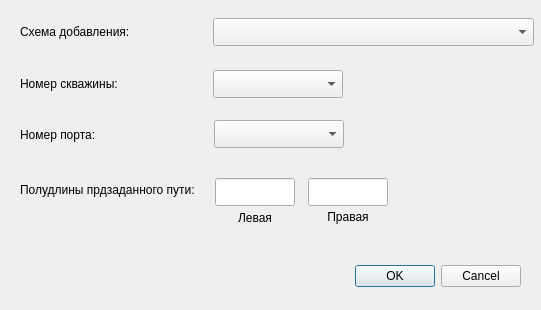
<?xml version="1.0" encoding="UTF-8"?>
<ui version="4.0">
 <class>Dialog</class>
 <widget class="QDialog" name="Dialog">
  <property name="geometry">
   <rect>
    <x>0</x>
    <y>0</y>
    <width>541</width>
    <height>310</height>
   </rect>
  </property>
  <property name="windowTitle">
   <string>Dialog</string>
  </property>
  <widget class="QDialogButtonBox" name="buttonBox">
   <property name="geometry">
    <rect>
     <x>180</x>
     <y>260</y>
     <width>341</width>
     <height>32</height>
    </rect>
   </property>
   <property name="orientation">
    <enum>Qt::Horizontal</enum>
   </property>
   <property name="standardButtons">
    <set>QDialogButtonBox::Cancel|QDialogButtonBox::Ok</set>
   </property>
  </widget>
  <widget class="QLabel" name="scheme">
   <property name="geometry">
    <rect>
     <x>20</x>
     <y>22</y>
     <width>161</width>
     <height>20</height>
    </rect>
   </property>
   <property name="text">
    <string>Схема добавления:</string>
   </property>
  </widget>
  <widget class="QComboBox" name="cmb_scheme">
   <property name="geometry">
    <rect>
     <x>213</x>
     <y>18</y>
     <width>321</width>
     <height>28</height>
    </rect>
   </property>
  </widget>
  <widget class="QLabel" name="numwell">
   <property name="geometry">
    <rect>
     <x>20</x>
     <y>74</y>
     <width>150</width>
     <height>20</height>
    </rect>
   </property>
   <property name="text">
    <string>Номер скважины:</string>
   </property>
  </widget>
  <widget class="QLabel" name="numport">
   <property name="geometry">
    <rect>
     <x>20</x>
     <y>125</y>
     <width>150</width>
     <height>20</height>
    </rect>
   </property>
   <property name="text">
    <string>Номер порта:</string>
   </property>
  </widget>
  <widget class="QComboBox" name="cmb_numwell">
   <property name="geometry">
    <rect>
     <x>213</x>
     <y>70</y>
     <width>130</width>
     <height>28</height>
    </rect>
   </property>
  </widget>
  <widget class="QComboBox" name="cmb_numport">
   <property name="geometry">
    <rect>
     <x>214</x>
     <y>120</y>
     <width>130</width>
     <height>28</height>
    </rect>
   </property>
  </widget>
  <widget class="QLabel" name="lenS">
   <property name="geometry">
    <rect>
     <x>20</x>
     <y>180</y>
     <width>181</width>
     <height>20</height>
    </rect>
   </property>
   <property name="text">
    <string>Полудлины прдзаданного пути:</string>
   </property>
  </widget>
  <widget class="QLineEdit" name="le_lenleft">
   <property name="geometry">
    <rect>
     <x>215</x>
     <y>178</y>
     <width>80</width>
     <height>28</height>
    </rect>
   </property>
  </widget>
  <widget class="QLineEdit" name="le_lenright">
   <property name="geometry">
    <rect>
     <x>308</x>
     <y>178</y>
     <width>80</width>
     <height>28</height>
    </rect>
   </property>
  </widget>
  <widget class="QLabel" name="left">
   <property name="geometry">
    <rect>
     <x>215</x>
     <y>208</y>
     <width>80</width>
     <height>20</height>
    </rect>
   </property>
   <property name="text">
    <string>Левая</string>
   </property>
   <property name="alignment">
    <set>Qt::AlignCenter</set>
   </property>
  </widget>
  <widget class="QLabel" name="right">
   <property name="geometry">
    <rect>
     <x>308</x>
     <y>207</y>
     <width>80</width>
     <height>20</height>
    </rect>
   </property>
   <property name="text">
    <string>Правая</string>
   </property>
   <property name="alignment">
    <set>Qt::AlignCenter</set>
   </property>
  </widget>
 </widget>
 <resources/>
 <connections>
  <connection>
   <sender>buttonBox</sender>
   <signal>accepted()</signal>
   <receiver>Dialog</receiver>
   <slot>accept()</slot>
   <hints>
    <hint type="sourcelabel">
     <x>248</x>
     <y>254</y>
    </hint>
    <hint type="destinationlabel">
     <x>157</x>
     <y>274</y>
    </hint>
   </hints>
  </connection>
  <connection>
   <sender>buttonBox</sender>
   <signal>rejected()</signal>
   <receiver>Dialog</receiver>
   <slot>reject()</slot>
   <hints>
    <hint type="sourcelabel">
     <x>316</x>
     <y>260</y>
    </hint>
    <hint type="destinationlabel">
     <x>286</x>
     <y>274</y>
    </hint>
   </hints>
  </connection>
 </connections>
</ui>
